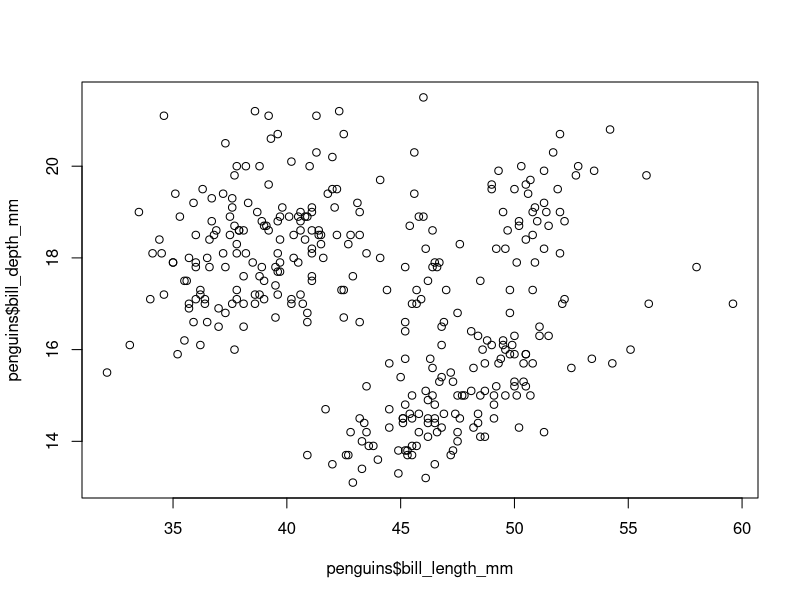
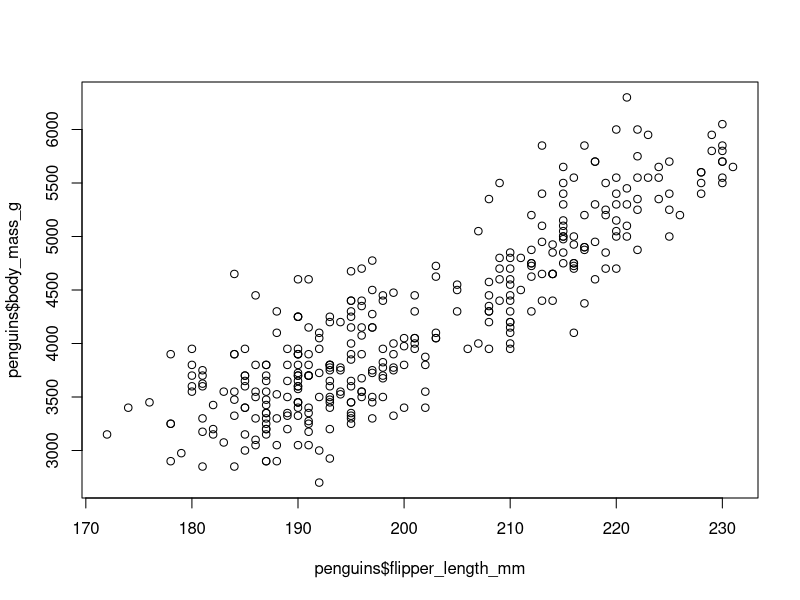
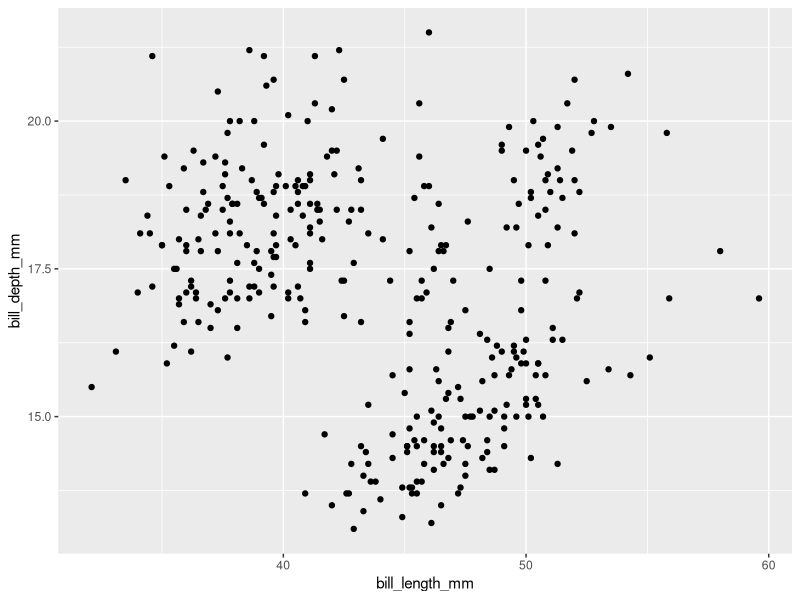
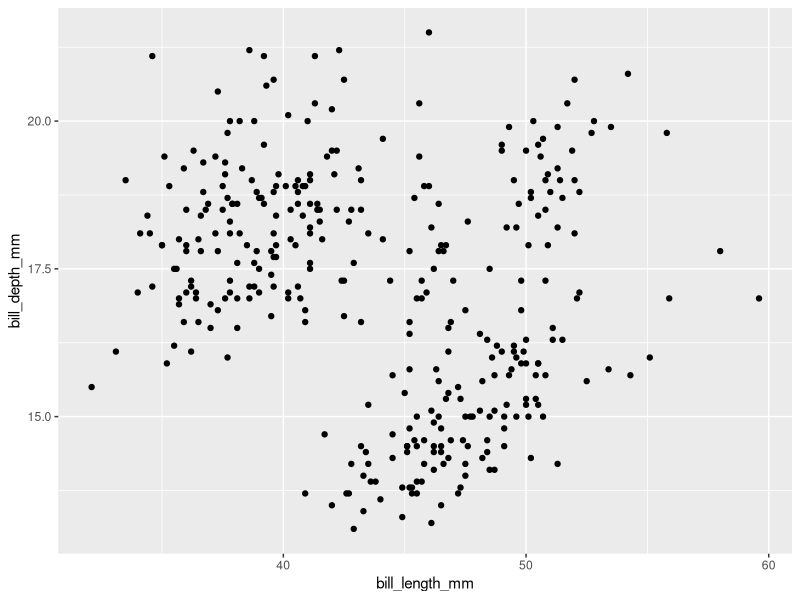
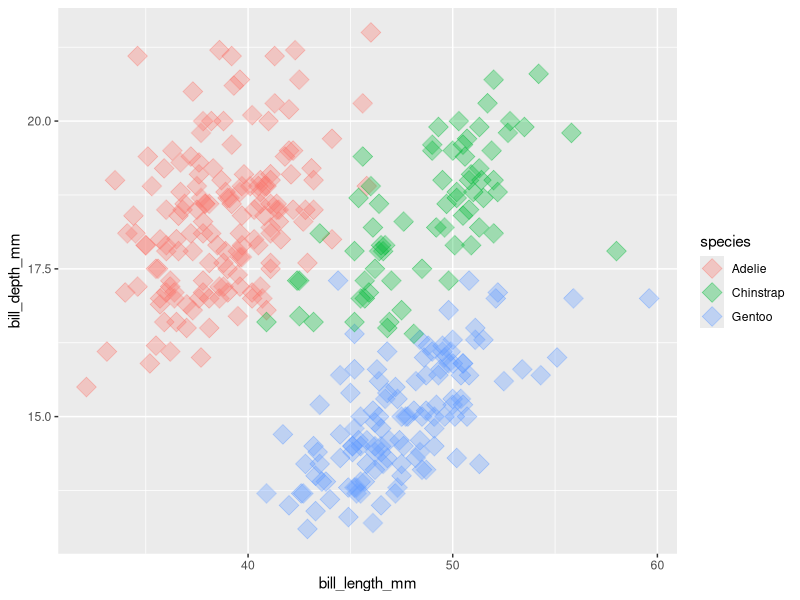
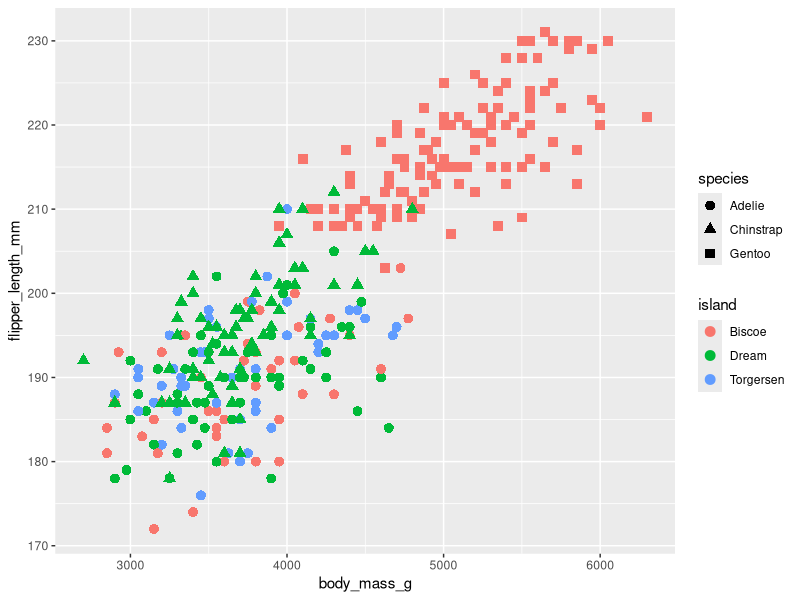
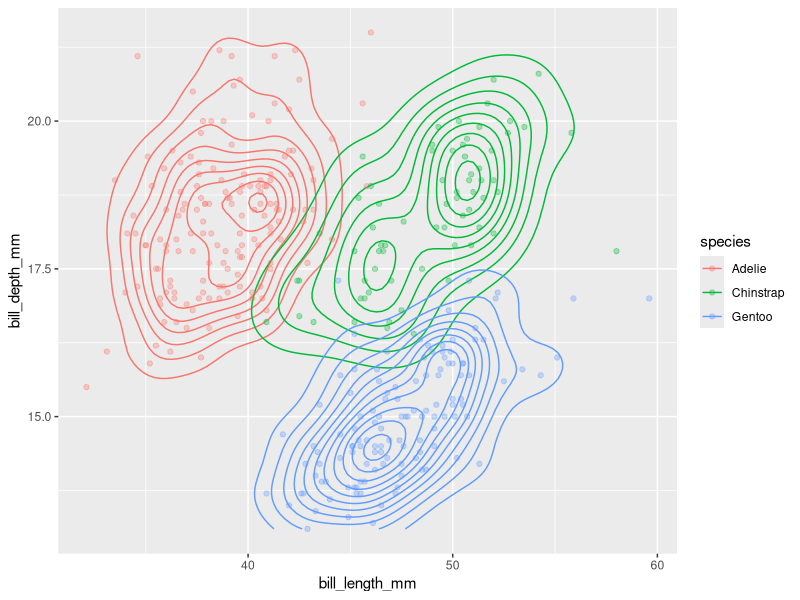

These charts were generated, in order, by the following R code: (Note: this script raises an error after producing the figures.)
## ---- chunk 1
# read in the penguin data and save it to a variable called penguins
penguins <- read.csv('penguins.csv')
## ---- chunk 2
plot(penguins$bill_length_mm, penguins$bill_depth_mm)
## ---- chunk 3
# Try making a plot of penguin flipper length vs flipper body mass
plot(penguins$flipper_length_mm, penguins$body_mass_g)
# comparing these two plots, what conclusions would you make? how could these plots be improved?

## ---- chunk 4
# uncomment the line below and install ggplot2 only if you haven't already
#install.packages('ggplot2')

# load the ggplot2 library into the current R session
library(ggplot2)
## ---- chunk 5
ggplot(data = penguins, mapping = aes(x = bill_length_mm, y = bill_depth_mm)) +
  geom_point()
## ---- chunk 6
ggplot() +
  geom_point(data = penguins, mapping = aes(x = bill_length_mm, y = bill_depth_mm))
## ---- chunk 7
ggplot(data = penguins, mapping = aes(x = bill_length_mm, y = bill_depth_mm, color = species, fill = species)) +
  geom_point(alpha = 0.33, shape = 23, size = 5)
## ---- chunk 8
# Based on the code above, make a plot where body mass is on the x axis,
# flipper length is on the y axis, all the points have a red outline, 
#the fill of the points depends on the island, 
# and the shape of the point depends on the species
ggplot(data = penguins, mapping = aes(x=body_mass_g, y=flipper_length_mm, color = island, shape = species)) +
  geom_point(size = 3)
## ---- chunk 9
# note, the first two lines are just our plot from above
ggplot(data = penguins, mapping = aes(x = bill_length_mm, y = bill_depth_mm, color = species)) +
  geom_density2d() +
  geom_point(alpha = 0.33)
## ---- chunk 10
penguin_pairs_1 <- penguins[c(1,2,5,6,155:158,277:280),
                            c('species', 'sex', 'bill_length_mm')]
penguin_pairs_1$breeding_pair <- rep(1:6, each = 2)

penguin_pairs_2 <-
  pivot_wider(penguin_pairs_1, names_from = 'sex',
              values_from = 'bill_length_mm', names_prefix = 'bill_length_mm_')

print(penguin_pairs_1)
print(penguin_pairs_2)
## ---- chunk 11
ggplot(data = penguin_pairs_1, mapping = aes(x = bill_length_mm, color = species)) +
  geom_density()
ggplot(data = penguin_pairs_2, mapping = aes(x = bill_length_mm_male, y = bill_length_mm_female, color = species)) + 
  geom_point()
## ---- chunk 12
basic_penguin_plot <-
  ggplot(data = penguins, aes(x = bill_length_mm, y = bill_depth_mm, color = species)) +
  geom_point()
print(basic_penguin_plot)
# let's add another geom to this plot
penguin_plot_with_contours <-
  basic_penguin_plot + geom_density2d()
print(penguin_plot_with_contours)
## ---- chunk 13
basic_penguin_plot +
  ggtitle('Penguin Bills')
## ---- chunk 14
basic_penguin_plot +
  ggtitle('Penguin Bills') +
  scale_x_continuous(name = 'Bill Length',
                     limits = c(0,60)) +
  scale_y_log10(name = 'Bill Depth',
                breaks = c(15, 18, 21))
## ---- chunk 15
basic_penguin_plot +
  scale_color_manual(values=c("violet", "blue", "gray"),
                     name="Penguin Species",
                     labels=c("Adelie", "Chinstrap", "Gentoo"))
## ---- chunk 16
basic_penguin_plot +
  scale_color_manual(values=c("violet", "blue", "gray"),
                     name="Penguin Species",
                     labels=c("Adelie", "Chinstrap", "Gentoo")) +
  theme(legend.position = 'bottom')
## ---- chunk 17
basic_penguin_plot +
  scale_color_manual(values=c("violet", "blue", "gray"),
                     name="Penguin Species",
                     labels=c("Adelie", "Chinstrap", "Gentoo")) +
  theme(legend.position = 'bottom') +
  theme_bw()
## ---- chunk 18
# Removed alpha for simplicity
# Made contour plot line color black (default is blue)
ggplot(data = penguins) +
  geom_density2d(mapping = aes(x = bill_length_mm, y = bill_depth_mm), color = 'black') +
  geom_point(mapping = aes(x = bill_length_mm, y = bill_depth_mm, color = species))
## ---- chunk 19
# Density plot to see the distribution of bill lengths in our data
ggplot(data = penguins) +
  geom_density(mapping = aes(x = bill_length_mm))
## ---- chunk 20
# Make a density plot that shows both the distribution of bill_length_mm in all
# the data together in one color, and the distribution for each species'
# bill_lengh_mm each in its own color

ggplot(data = penguins, mapping = aes(x = bill_length_mm)) +
  geom_density() +
  geom_density(aes(color = species))

# Bonus: Change the linetype of the species' density plots so that each species
# has the same dashed line, but the line representing results across all the
# data is solid
ggplot(data = penguins, mapping = aes(x = bill_length_mm)) +
  geom_density() +
  geom_density(aes(color = species), linetype = "dashed")
## ---- chunk 21
penguins_nonchinstrap <- subset(penguins, species != 'Chinstrap')
penguin_chinstrap_mass <- subset(penguins, species == 'Chinstrap')[, c('body_mass_g', 'species')]
print(penguins_nonchinstrap)
print(penguin_chinstrap_mass)
## ---- chunk 22
ggplot() +
  geom_boxplot(data = penguins_nonchinstrap, aes(x = species, y = body_mass_g, color = species)) +
  geom_boxplot(data = penguin_chinstrap_mass, aes(x = species, y = body_mass_g, color = species))
## ---- chunk 23
basic_penguin_plot +
  facet_wrap( ~ species)
## ---- chunk 24
install.packages('gifski')
install.packages('gganimate')
library(gganimate)
animated_pegnuin_plot <- basic_penguin_plot + transition_states(species)
# save plot with 3 frames, play at 1 frame per second
anim_save("animated_penguin_plot.gif", animated_penguin_plot, nframes = 4, fps = 1)
# render plot using ![](plot_path) outside of code chunk
